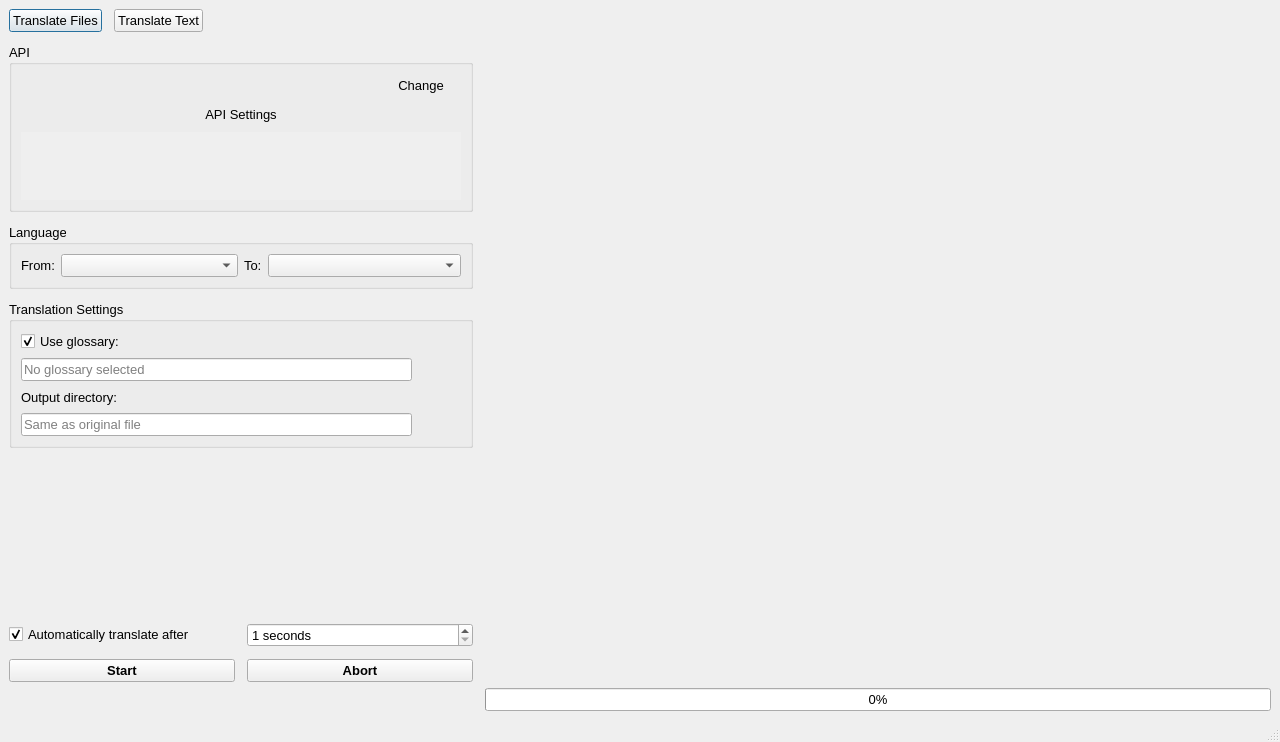
<?xml version="1.0" encoding="UTF-8"?>
<ui version="4.0">
 <class>MainWindow</class>
 <widget class="QMainWindow" name="MainWindow">
  <property name="geometry">
   <rect>
    <x>0</x>
    <y>0</y>
    <width>1280</width>
    <height>742</height>
   </rect>
  </property>
  <property name="font">
   <font>
    <pointsize>10</pointsize>
   </font>
  </property>
  <property name="windowTitle">
   <string>placeholder</string>
  </property>
  <widget class="QWidget" name="centralwidget">
   <layout class="QGridLayout" name="gridLayout">
    <property name="horizontalSpacing">
     <number>12</number>
    </property>
    <item row="0" column="0">
     <layout class="QVBoxLayout" name="verticalLayout">
      <property name="spacing">
       <number>12</number>
      </property>
      <property name="topMargin">
       <number>0</number>
      </property>
      <item>
       <layout class="QHBoxLayout" name="horizontalLayout_3">
        <item>
         <widget class="QPushButton" name="pushButton_translate_files">
          <property name="text">
           <string>Translate Files</string>
          </property>
          <property name="icon">
           <iconset theme="document-multiple">
            <normaloff>.</normaloff>.</iconset>
          </property>
          <property name="checkable">
           <bool>true</bool>
          </property>
          <property name="autoExclusive">
           <bool>true</bool>
          </property>
          <property name="autoDefault">
           <bool>true</bool>
          </property>
          <property name="default">
           <bool>true</bool>
          </property>
         </widget>
        </item>
        <item>
         <widget class="QPushButton" name="pushButton_translate_text">
          <property name="text">
           <string>Translate Text</string>
          </property>
          <property name="icon">
           <iconset theme="view-list-text">
            <normaloff>.</normaloff>.</iconset>
          </property>
          <property name="checkable">
           <bool>true</bool>
          </property>
          <property name="autoExclusive">
           <bool>true</bool>
          </property>
          <property name="autoDefault">
           <bool>true</bool>
          </property>
         </widget>
        </item>
        <item>
         <spacer name="horizontalSpacer_4">
          <property name="orientation">
           <enum>Qt::Horizontal</enum>
          </property>
          <property name="sizeHint" stdset="0">
           <size>
            <width>40</width>
            <height>20</height>
           </size>
          </property>
         </spacer>
        </item>
        <item>
         <widget class="QPushButton" name="pushButton_menu">
          <property name="text">
           <string/>
          </property>
          <property name="icon">
           <iconset theme="application-menu">
            <normaloff>.</normaloff>.</iconset>
          </property>
          <property name="flat">
           <bool>true</bool>
          </property>
         </widget>
        </item>
       </layout>
      </item>
      <item>
       <widget class="QGroupBox" name="groupBox_api">
        <property name="title">
         <string>API</string>
        </property>
        <property name="flat">
         <bool>true</bool>
        </property>
        <layout class="QVBoxLayout" name="verticalLayout_3">
         <item>
          <layout class="QHBoxLayout" name="horizontalLayout_2" stretch="0,1,0">
           <property name="bottomMargin">
            <number>0</number>
           </property>
           <item>
            <widget class="QLabel" name="label_backend_logo">
             <property name="text">
              <string>&lt;logo&gt;</string>
             </property>
            </widget>
           </item>
           <item>
            <widget class="QLabel" name="label_backend_name">
             <property name="text">
              <string>&lt;current api&gt;</string>
             </property>
            </widget>
           </item>
           <item>
            <widget class="QPushButton" name="pushButton_backend_change">
             <property name="text">
              <string>Change</string>
             </property>
             <property name="icon">
              <iconset theme="exchange-positions">
               <normaloff>.</normaloff>.</iconset>
             </property>
             <property name="flat">
              <bool>true</bool>
             </property>
            </widget>
           </item>
          </layout>
         </item>
         <item>
          <widget class="QPushButton" name="pushButton_backend_config_visibility">
           <property name="text">
            <string>API Settings</string>
           </property>
           <property name="icon">
            <iconset theme="arrow-right">
             <normaloff>.</normaloff>.</iconset>
           </property>
           <property name="checkable">
            <bool>true</bool>
           </property>
           <property name="flat">
            <bool>true</bool>
           </property>
          </widget>
         </item>
         <item>
          <widget class="QScrollArea" name="scrollArea">
           <property name="frameShape">
            <enum>QFrame::NoFrame</enum>
           </property>
           <property name="horizontalScrollBarPolicy">
            <enum>Qt::ScrollBarAlwaysOff</enum>
           </property>
           <property name="widgetResizable">
            <bool>true</bool>
           </property>
           <widget class="BackendSettings" name="scrollArea_backend_config">
            <property name="geometry">
             <rect>
              <x>0</x>
              <y>0</y>
              <width>436</width>
              <height>83</height>
             </rect>
            </property>
            <layout class="QVBoxLayout" name="verticalLayout_8"/>
           </widget>
          </widget>
         </item>
        </layout>
       </widget>
      </item>
      <item>
       <widget class="QGroupBox" name="groupBox_language">
        <property name="sizePolicy">
         <sizepolicy hsizetype="Preferred" vsizetype="Maximum">
          <horstretch>0</horstretch>
          <verstretch>0</verstretch>
         </sizepolicy>
        </property>
        <property name="title">
         <string>Language</string>
        </property>
        <property name="flat">
         <bool>true</bool>
        </property>
        <layout class="QHBoxLayout" name="horizontalLayout_7">
         <item>
          <layout class="QHBoxLayout" name="horizontalLayout_5">
           <item>
            <widget class="QLabel" name="label_2">
             <property name="text">
              <string>From:</string>
             </property>
            </widget>
           </item>
           <item>
            <widget class="CComboBox" name="comboBox_lang_from">
             <property name="sizePolicy">
              <sizepolicy hsizetype="Expanding" vsizetype="Fixed">
               <horstretch>0</horstretch>
               <verstretch>0</verstretch>
              </sizepolicy>
             </property>
            </widget>
           </item>
          </layout>
         </item>
         <item>
          <layout class="QHBoxLayout" name="horizontalLayout_6">
           <item>
            <widget class="QLabel" name="label_3">
             <property name="text">
              <string>To:</string>
             </property>
            </widget>
           </item>
           <item>
            <widget class="CComboBox" name="comboBox_lang_to">
             <property name="sizePolicy">
              <sizepolicy hsizetype="Expanding" vsizetype="Fixed">
               <horstretch>0</horstretch>
               <verstretch>0</verstretch>
              </sizepolicy>
             </property>
            </widget>
           </item>
          </layout>
         </item>
        </layout>
       </widget>
      </item>
      <item>
       <widget class="QGroupBox" name="groupBox_files">
        <property name="title">
         <string>Translation Settings</string>
        </property>
        <property name="flat">
         <bool>true</bool>
        </property>
        <layout class="QVBoxLayout" name="verticalLayout_4">
         <item>
          <layout class="QHBoxLayout" name="horizontalLayout_8">
           <item>
            <widget class="QCheckBox" name="checkBox_use_glossary">
             <property name="text">
              <string>Use glossary:</string>
             </property>
             <property name="checked">
              <bool>true</bool>
             </property>
            </widget>
           </item>
           <item>
            <widget class="CTooltipLabel" name="label_glossary_info">
             <property name="toolTip">
              <string extracomment="The &amp;apos; is the possessive 's apostrophe and should be ignored if the language doesn't call for it.">&lt;html&gt;
                    &lt;head/&gt;
                    &lt;body&gt;
                        &lt;p&gt; DeepQt uses glossary files to pre-process files before sending them to the API; 
                            this is not the same as DeepL's glossary functions. Therefore, they can be used
                            with any language and offer special features, which DeepL's glossaries cannot
                            offer.
                        &lt;/p&gt;
                        &lt;p&gt;
                           The format of these glossaries is outlined in the 
                            &lt;a href=&quot;https://github.com/VoxelCubes/DeepQt/blob/master/docs/glossary_help.md&quot;&gt;
                                online documentation
                            &lt;/a&gt;
                            .
                        &lt;/p&gt;
                    &lt;/body&gt;
                &lt;/html&gt;</string>
             </property>
             <property name="toolTipDuration">
              <number>-1</number>
             </property>
             <property name="text">
              <string notr="true">&lt;helper&gt;</string>
             </property>
            </widget>
           </item>
           <item>
            <spacer name="horizontalSpacer">
             <property name="orientation">
              <enum>Qt::Horizontal</enum>
             </property>
             <property name="sizeHint" stdset="0">
              <size>
               <width>40</width>
               <height>20</height>
              </size>
             </property>
            </spacer>
           </item>
          </layout>
         </item>
         <item>
          <layout class="QHBoxLayout" name="horizontalLayout">
           <item>
            <widget class="QLineEdit" name="lineEdit_glossary_file">
             <property name="placeholderText">
              <string>No glossary selected</string>
             </property>
             <property name="clearButtonEnabled">
              <bool>true</bool>
             </property>
            </widget>
           </item>
           <item>
            <widget class="QPushButton" name="pushButton_glossary_file_browse">
             <property name="toolTip">
              <string>Browse</string>
             </property>
             <property name="text">
              <string/>
             </property>
             <property name="icon">
              <iconset theme="document-open">
               <normaloff>.</normaloff>.</iconset>
             </property>
             <property name="flat">
              <bool>true</bool>
             </property>
            </widget>
           </item>
          </layout>
         </item>
         <item>
          <layout class="QHBoxLayout" name="horizontalLayout_10">
           <item>
            <widget class="QLabel" name="label">
             <property name="text">
              <string>Output directory:</string>
             </property>
            </widget>
           </item>
           <item>
            <widget class="CTooltipLabel" name="label_outdir_help">
             <property name="toolTip">
              <string extracomment="The &amp;apos; is the possessive 's apostrophe and should be ignored if the language doesn't call for it.">You can use a relative path to place translations inside a subfolder of the file's original location, or specify an absolute path to place all outputs into the same place.

Leave it blank to have them placed next to the original files.</string>
             </property>
             <property name="toolTipDuration">
              <number>-1</number>
             </property>
             <property name="text">
              <string notr="true">&lt;helper&gt;</string>
             </property>
            </widget>
           </item>
           <item>
            <spacer name="horizontalSpacer_2">
             <property name="orientation">
              <enum>Qt::Horizontal</enum>
             </property>
             <property name="sizeHint" stdset="0">
              <size>
               <width>40</width>
               <height>20</height>
              </size>
             </property>
            </spacer>
           </item>
          </layout>
         </item>
         <item>
          <layout class="QHBoxLayout" name="horizontalLayout_4">
           <item>
            <widget class="QLineEdit" name="lineEdit_out_dir">
             <property name="placeholderText">
              <string>Same as original file</string>
             </property>
             <property name="clearButtonEnabled">
              <bool>true</bool>
             </property>
            </widget>
           </item>
           <item>
            <widget class="QPushButton" name="pushButton_out_dir_browse">
             <property name="toolTip">
              <string>Browse</string>
             </property>
             <property name="text">
              <string/>
             </property>
             <property name="icon">
              <iconset theme="document-open-folder">
               <normaloff>.</normaloff>.</iconset>
             </property>
             <property name="flat">
              <bool>true</bool>
             </property>
            </widget>
           </item>
          </layout>
         </item>
        </layout>
       </widget>
      </item>
      <item>
       <spacer name="verticalSpacer">
        <property name="orientation">
         <enum>Qt::Vertical</enum>
        </property>
        <property name="sizeHint" stdset="0">
         <size>
          <width>0</width>
          <height>0</height>
         </size>
        </property>
       </spacer>
      </item>
      <item>
       <layout class="QHBoxLayout" name="horizontalLayout_15">
        <item>
         <widget class="QCheckBox" name="checkBox_auto_start">
          <property name="text">
           <string>Automatically translate after</string>
          </property>
          <property name="checked">
           <bool>true</bool>
          </property>
         </widget>
        </item>
        <item>
         <widget class="QSpinBox" name="spinBox_auto_start">
          <property name="suffix">
           <string> seconds</string>
          </property>
          <property name="minimum">
           <number>1</number>
          </property>
          <property name="maximum">
           <number>10000</number>
          </property>
         </widget>
        </item>
       </layout>
      </item>
      <item>
       <layout class="QHBoxLayout" name="horizontalLayout_9">
        <item>
         <widget class="QPushButton" name="pushButton_start">
          <property name="font">
           <font>
            <pointsize>10</pointsize>
            <weight>75</weight>
            <bold>true</bold>
           </font>
          </property>
          <property name="text">
           <string>Start</string>
          </property>
          <property name="icon">
           <iconset theme="media-playback-start">
            <normaloff>.</normaloff>.</iconset>
          </property>
         </widget>
        </item>
        <item>
         <widget class="QPushButton" name="pushButton_abort">
          <property name="font">
           <font>
            <pointsize>10</pointsize>
            <weight>75</weight>
            <bold>true</bold>
           </font>
          </property>
          <property name="text">
           <string>Abort</string>
          </property>
          <property name="icon">
           <iconset theme="process-stop">
            <normaloff>.</normaloff>.</iconset>
          </property>
         </widget>
        </item>
       </layout>
      </item>
     </layout>
    </item>
    <item row="0" column="1">
     <widget class="QStackedWidget" name="stackedWidget">
      <property name="currentIndex">
       <number>3</number>
      </property>
      <widget class="QWidget" name="page_files">
       <layout class="QVBoxLayout" name="verticalLayout_6">
        <property name="leftMargin">
         <number>0</number>
        </property>
        <property name="topMargin">
         <number>0</number>
        </property>
        <property name="rightMargin">
         <number>0</number>
        </property>
        <property name="bottomMargin">
         <number>0</number>
        </property>
        <item>
         <widget class="FileTable" name="file_table">
          <property name="focusPolicy">
           <enum>Qt::NoFocus</enum>
          </property>
          <property name="acceptDrops">
           <bool>true</bool>
          </property>
          <property name="editTriggers">
           <set>QAbstractItemView::NoEditTriggers</set>
          </property>
          <property name="alternatingRowColors">
           <bool>true</bool>
          </property>
          <property name="selectionMode">
           <enum>QAbstractItemView::SingleSelection</enum>
          </property>
          <property name="selectionBehavior">
           <enum>QAbstractItemView::SelectRows</enum>
          </property>
          <property name="textElideMode">
           <enum>Qt::ElideNone</enum>
          </property>
          <property name="horizontalScrollMode">
           <enum>QAbstractItemView::ScrollPerPixel</enum>
          </property>
          <property name="cornerButtonEnabled">
           <bool>false</bool>
          </property>
          <attribute name="horizontalHeaderDefaultSectionSize">
           <number>100</number>
          </attribute>
          <attribute name="horizontalHeaderStretchLastSection">
           <bool>true</bool>
          </attribute>
          <attribute name="verticalHeaderMinimumSectionSize">
           <number>40</number>
          </attribute>
          <attribute name="verticalHeaderDefaultSectionSize">
           <number>40</number>
          </attribute>
          <column>
           <property name="text">
            <string>ID</string>
           </property>
          </column>
          <column>
           <property name="text">
            <string>File Name</string>
           </property>
          </column>
          <column>
           <property name="text">
            <string>Status</string>
           </property>
          </column>
          <column>
           <property name="text">
            <string>Characters</string>
           </property>
          </column>
          <column>
           <property name="text">
            <string>Output Path</string>
           </property>
          </column>
         </widget>
        </item>
       </layout>
      </widget>
      <widget class="QWidget" name="page_greeter">
       <layout class="QVBoxLayout" name="verticalLayout_5">
        <property name="leftMargin">
         <number>0</number>
        </property>
        <property name="topMargin">
         <number>0</number>
        </property>
        <property name="rightMargin">
         <number>0</number>
        </property>
        <property name="bottomMargin">
         <number>0</number>
        </property>
        <item>
         <widget class="CDropFrame" name="frame_greeter">
          <property name="frameShape">
           <enum>QFrame::StyledPanel</enum>
          </property>
          <property name="frameShadow">
           <enum>QFrame::Raised</enum>
          </property>
          <property name="lineWidth">
           <number>4</number>
          </property>
          <layout class="QHBoxLayout" name="horizontalLayout_11">
           <item>
            <layout class="QVBoxLayout" name="verticalLayout_11">
             <property name="spacing">
              <number>30</number>
             </property>
             <item>
              <spacer name="verticalSpacer_5">
               <property name="orientation">
                <enum>Qt::Vertical</enum>
               </property>
               <property name="sizeHint" stdset="0">
                <size>
                 <width>20</width>
                 <height>40</height>
                </size>
               </property>
              </spacer>
             </item>
             <item>
              <widget class="QLabel" name="label_drop_2">
               <property name="text">
                <string>Drag and Drop Files or Folders Here</string>
               </property>
               <property name="alignment">
                <set>Qt::AlignCenter</set>
               </property>
              </widget>
             </item>
             <item>
              <widget class="QLabel" name="label_drop_icon">
               <property name="text">
                <string notr="true">&lt;drop icon&gt;</string>
               </property>
               <property name="alignment">
                <set>Qt::AlignCenter</set>
               </property>
              </widget>
             </item>
             <item>
              <spacer name="verticalSpacer_6">
               <property name="orientation">
                <enum>Qt::Vertical</enum>
               </property>
               <property name="sizeHint" stdset="0">
                <size>
                 <width>20</width>
                 <height>40</height>
                </size>
               </property>
              </spacer>
             </item>
            </layout>
           </item>
          </layout>
         </widget>
        </item>
       </layout>
      </widget>
      <widget class="QWidget" name="page_interactive_reliable">
       <layout class="QGridLayout" name="gridLayout_2" rowstretch="1,10,1" columnstretch="1,10,1,10,1">
        <item row="2" column="1">
         <spacer name="verticalSpacer_7">
          <property name="orientation">
           <enum>Qt::Vertical</enum>
          </property>
          <property name="sizeHint" stdset="0">
           <size>
            <width>20</width>
            <height>40</height>
           </size>
          </property>
         </spacer>
        </item>
        <item row="1" column="1">
         <layout class="QVBoxLayout" name="verticalLayout_2">
          <item>
           <layout class="QHBoxLayout" name="horizontalLayout_13">
            <item>
             <widget class="QLabel" name="label_4">
              <property name="text">
               <string>Translate from</string>
              </property>
             </widget>
            </item>
            <item>
             <widget class="CComboBox" name="comboBox_lang_from_interactive">
              <property name="sizePolicy">
               <sizepolicy hsizetype="Expanding" vsizetype="Fixed">
                <horstretch>0</horstretch>
                <verstretch>0</verstretch>
               </sizepolicy>
              </property>
              <property name="frame">
               <bool>false</bool>
              </property>
             </widget>
            </item>
           </layout>
          </item>
          <item>
           <widget class="QPlainTextEdit" name="plainTextEdit_from_interactive"/>
          </item>
         </layout>
        </item>
        <item row="1" column="3">
         <layout class="QVBoxLayout" name="verticalLayout_7">
          <item>
           <layout class="QHBoxLayout" name="horizontalLayout_14">
            <item>
             <widget class="QLabel" name="label_5">
              <property name="text">
               <string>Translate into</string>
              </property>
             </widget>
            </item>
            <item>
             <widget class="CComboBox" name="comboBox_lang_to_interactive">
              <property name="sizePolicy">
               <sizepolicy hsizetype="Expanding" vsizetype="Fixed">
                <horstretch>0</horstretch>
                <verstretch>0</verstretch>
               </sizepolicy>
              </property>
              <property name="frame">
               <bool>false</bool>
              </property>
             </widget>
            </item>
           </layout>
          </item>
          <item>
           <widget class="QPlainTextEdit" name="plainTextEdit_to_interactive"/>
          </item>
         </layout>
        </item>
        <item row="0" column="1">
         <spacer name="verticalSpacer_2">
          <property name="orientation">
           <enum>Qt::Vertical</enum>
          </property>
          <property name="sizeHint" stdset="0">
           <size>
            <width>20</width>
            <height>51</height>
           </size>
          </property>
         </spacer>
        </item>
        <item row="1" column="2">
         <spacer name="horizontalSpacer_7">
          <property name="orientation">
           <enum>Qt::Horizontal</enum>
          </property>
          <property name="sizeHint" stdset="0">
           <size>
            <width>114</width>
            <height>20</height>
           </size>
          </property>
         </spacer>
        </item>
        <item row="1" column="0">
         <spacer name="horizontalSpacer_5">
          <property name="orientation">
           <enum>Qt::Horizontal</enum>
          </property>
          <property name="sizeHint" stdset="0">
           <size>
            <width>24</width>
            <height>20</height>
           </size>
          </property>
         </spacer>
        </item>
        <item row="1" column="4">
         <spacer name="horizontalSpacer_6">
          <property name="orientation">
           <enum>Qt::Horizontal</enum>
          </property>
          <property name="sizeHint" stdset="0">
           <size>
            <width>112</width>
            <height>20</height>
           </size>
          </property>
         </spacer>
        </item>
       </layout>
      </widget>
      <widget class="QWidget" name="page_interactive_unreliable"/>
      <widget class="QWidget" name="page_supervision"/>
     </widget>
    </item>
    <item row="1" column="0">
     <widget class="QLabel" name="label_progress">
      <property name="sizePolicy">
       <sizepolicy hsizetype="Fixed" vsizetype="Preferred">
        <horstretch>0</horstretch>
        <verstretch>0</verstretch>
       </sizepolicy>
      </property>
      <property name="text">
       <string>&lt;progress&gt;</string>
      </property>
     </widget>
    </item>
    <item row="1" column="1">
     <widget class="QProgressBar" name="progressBar">
      <property name="value">
       <number>0</number>
      </property>
     </widget>
    </item>
   </layout>
  </widget>
  <widget class="QStatusBar" name="statusbar"/>
 </widget>
 <customwidgets>
  <customwidget>
   <class>FileTable</class>
   <extends>QTableWidget</extends>
   <header>deepqt.file_table</header>
  </customwidget>
  <customwidget>
   <class>CComboBox</class>
   <extends>QComboBox</extends>
   <header>deepqt.CustomQ.CComboBox</header>
  </customwidget>
  <customwidget>
   <class>CDropFrame</class>
   <extends>QFrame</extends>
   <header>deepqt.CustomQ.CDropFrame</header>
   <container>1</container>
  </customwidget>
  <customwidget>
   <class>CTooltipLabel</class>
   <extends>QLabel</extends>
   <header>deepqt.CustomQ.CTooltipLabel</header>
  </customwidget>
  <customwidget>
   <class>BackendSettings</class>
   <extends>QWidget</extends>
   <header>deepqt.backend_settings</header>
   <container>1</container>
  </customwidget>
 </customwidgets>
 <resources/>
 <connections/>
</ui>
